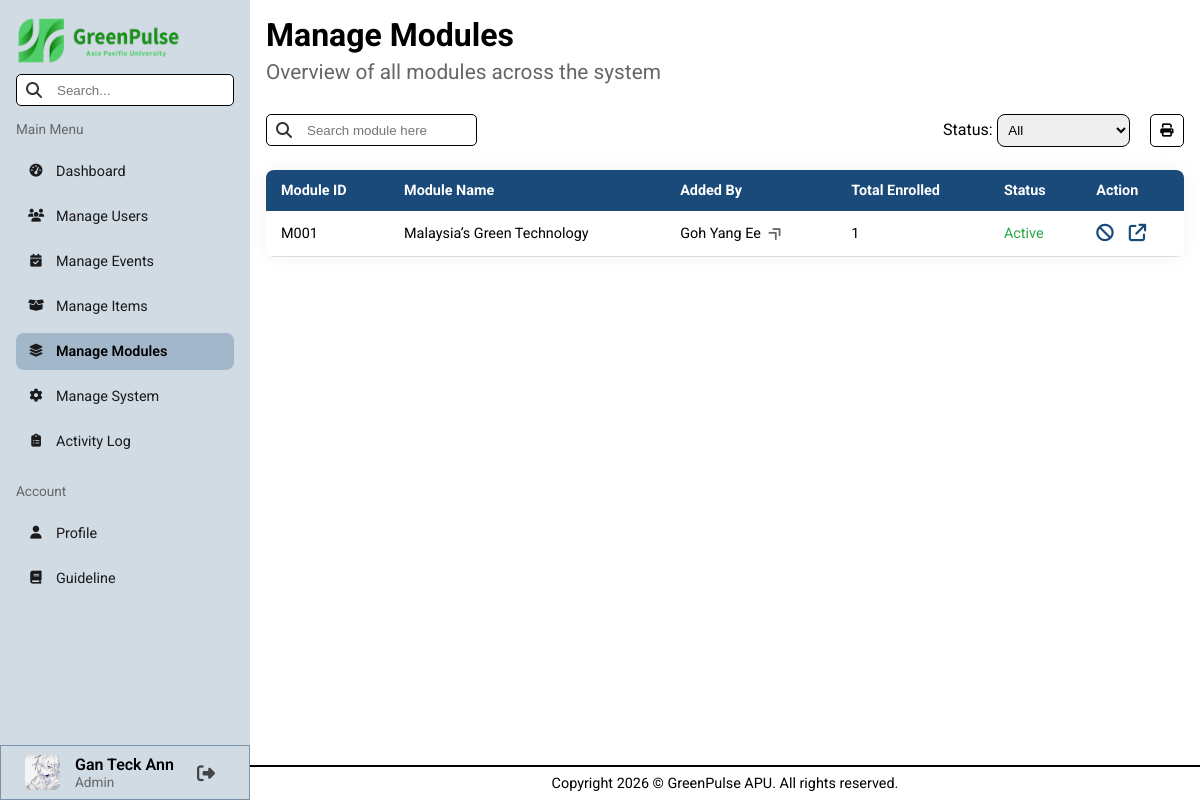
The app's page /pages/admin/manageModules.php (signed in), older data.
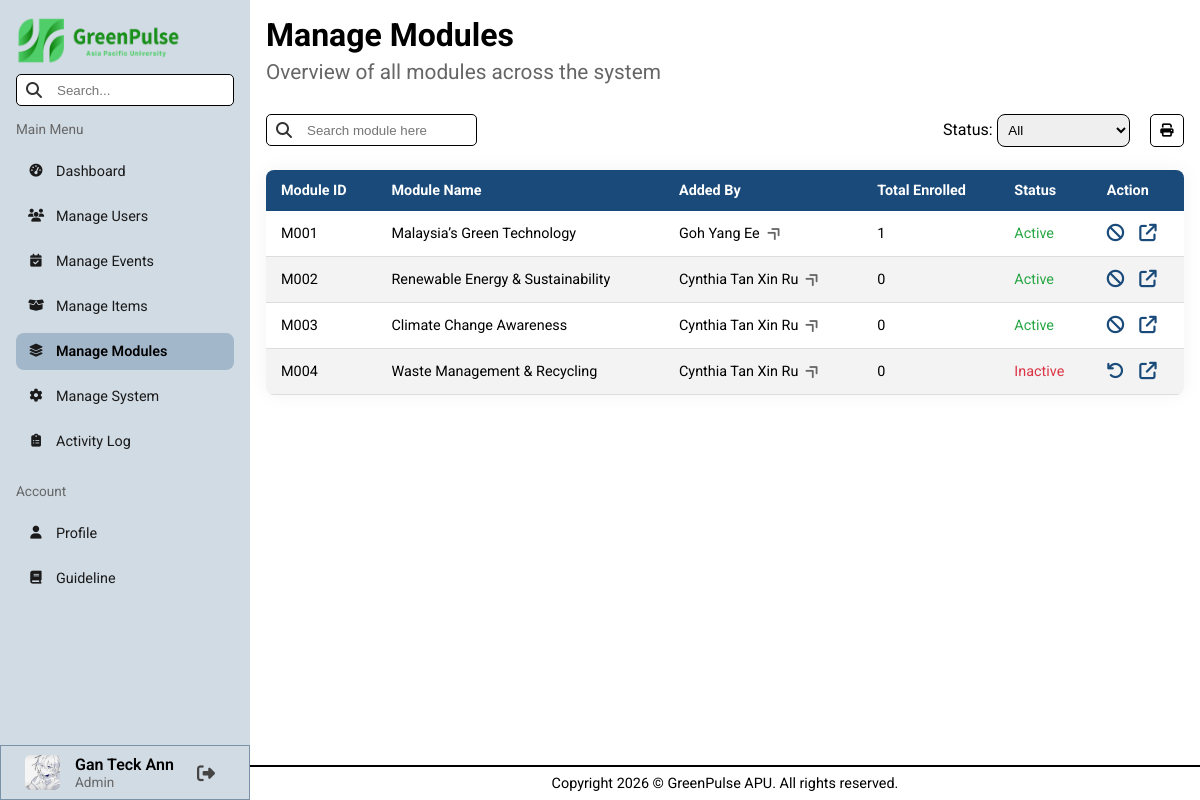
The same page, newer data.
### tables this page shows
CREATE TABLE `modules` (
  `module_id` varchar(8) NOT NULL,
  `user_id` varchar(8) NOT NULL,
  `module_name` varchar(100) NOT NULL,
  `module_description` varchar(255) NOT NULL,
  `module_cover` varchar(255) NOT NULL,
  `module_material` varchar(255) NOT NULL,
  `module_video` varchar(255) NOT NULL,
  `module_status` varchar(50) NOT NULL DEFAULT 'Active'
);

CREATE TABLE `users` (
  `user_id` varchar(8) NOT NULL,
  `name` varchar(100) NOT NULL,
  `nationality` varchar(50) DEFAULT NULL,
  `gender` char(1) DEFAULT NULL,
  `date_of_birth` date NOT NULL,
  `contact_number` varchar(12) NOT NULL,
  `education_email` varchar(50) NOT NULL,
  `course_name` varchar(255) NOT NULL,
  `registration_date` date NOT NULL,
  `password` varchar(255) NOT NULL,
  `safety_question_1` varchar(150) DEFAULT NULL,
  `answer_1` varchar(150) DEFAULT NULL,
  `safety_question_2` varchar(150) DEFAULT NULL,
  `answer_2` varchar(150) DEFAULT NULL,
  `green_points` int(11) DEFAULT NULL,
  `total_earned` int(11) DEFAULT NULL,
  `avatar` varchar(255) DEFAULT NULL,
  `role` varchar(50) NOT NULL,
  `last_login` datetime DEFAULT NULL,
  `account_status` varchar(50) NOT NULL DEFAULT 'Active'
);

### pages/admin/manageModules.php (the view, shortened to what the changed rows need)
<?php
    include("../../conn.php");
    include("../../backend/utility.php");
    $sql = "SELECT * FROM modules";
    $result = mysqli_query($conn, $sql);
    $modules = array();
    if (mysqli_num_rows($result) > 0) {
        while ($row = mysqli_fetch_assoc($result)) {
            $modules[] = $row;
        }
    }
?>
<!DOCTYPE html>
<html lang="en">
    <head>
        <link rel="stylesheet" href="../../styles/admin.css">
        <?php include("library.php"); ?>
    </head>
    <body>
        <main class="search-area">
            <h1>Manage Modules</h1>
            <h2 class="page-subTitle">Overview of all modules across the system</h2>
            <div class="flex-container desktop-table" style="margin: 1em 0;">
                <table>
                    <thead>
                        <tr>
                            <th>Module ID</th>
                            <th>Module Name</th>
                            <th>Added By</th>
                            <th>Total Enrolled</th>
                            <th>Status</th>
                            <th>Action</th>
                        </tr>
                    </thead>
                    <tbody>
                        <?php
                            foreach ($modules as $row) {
                                $config = tableConfig($row["module_status"]);
                                $textColor = $config[0];
                                $icon = $config[1];
                                $title = $config[2];
                                $nextStatus = $config[3];
                                $author = getUserName($conn, $row["user_id"]);
                                $totalEnrolled = totalEnrolled($conn, $row["module_id"]);
                                echo '<tr>
                                        <td>' . $row['module_id'] . '</td>
                                        <td>' . $row['module_name'] . '</td>
                                        <td>
                                            <a href="viewUserProfile.php?id=' . $row['user_id'] . '" class="redirect-link" title="View User Profile">
                                                ' . $author . '
                                                <i class="fa-solid fa-angle-double-right table-linkIcon"></i>
                                            </a>
                                        </td>
                                        <td>' . $totalEnrolled . '</td>
                                        <td style="color:' . $textColor . '">' . $row['module_status'] . '</td>
                                        <td>
                                            <div class="action-container">
                                                <form action="" method="GET">
                                                    <input type="hidden" name="target_moduleID" value="' . $row['module_id'] . '">
                                                    <input type="hidden" name="next_status" value="' . $nextStatus . '">
                                                    <button name="btnChangeStatus" type="submit" class="action-btn" title="'. $title .'">
                                                        ' . $icon . '
                                                    </button>
                                                </form>
                                                <a href="viewModuleDetails.php?id=' . $row['module_id'] . '" class="action-btn" title="View">
                                                    <i class="fa-solid fa-arrow-up-right-from-square"></i>
                                                </a>
                                            </div>
                                        </td>
                                    </tr>';
                            }
                        ?>
                    </tbody>
                </table>
            </div>
        </main>
    </body>
</html>

### backend/utility.php (shortened to what the changed rows need)
<?php
    function statusColor($status) {
        if ($status === "Active" || $status === "Complete") {
            return "#28a745";
        }
        elseif ($status === "Inactive" || $status === "Pending") {
            return "#dc3545";
        }
    }
    function getUserName($conn, $user_id) {
        $sql = "SELECT name FROM users WHERE user_id = '$user_id'";
        $result = mysqli_query($conn, $sql);
        if (mysqli_num_rows($result) > 0) {
            $row = mysqli_fetch_assoc($result);
            return $row["name"];
        }
        return "User Not Found";
    }
    function tableConfig($status) {
        $icon = ""; $textColor = ""; $nextStatus = "";
        switch ($status) {
            case "Active":
                $icon = "<i class='fa-solid fa-ban'></i>";
                $textColor = statusColor($status);
                $nextStatus = "Inactive";
                break;
            case "Inactive":
                $icon = "<i class='fa-solid fa-undo'></i>";
                $textColor = statusColor($status);
                $nextStatus = "Active";
                break;
        }
        $title = $nextStatus;
        return array($textColor, $icon, $title, $nextStatus);
    }
    function totalEnrolled($conn, $moduleID) {
        $sql = "SELECT COUNT(*) AS total FROM module_history
                WHERE module_id = '$moduleID'";
        $result= mysqli_query($conn, $sql);
        $row = mysqli_fetch_assoc($result);
        return $row["total"];
    }
?>

Row changes from the older to the newer data that the page shows:
added modules: module_id "M002", module_name "Renewable Energy & Sustainability", user.name "Cynthia Tan Xin Ru", totalEnrolled "0", module_status "Active"
added modules: module_id "M003", module_name "Climate Change Awareness", user.name "Cynthia Tan Xin Ru", totalEnrolled "0", module_status "Active"
added modules: module_id "M004", module_name "Waste Management & Recycling", user.name "Cynthia Tan Xin Ru", totalEnrolled "0", module_status "Inactive"
